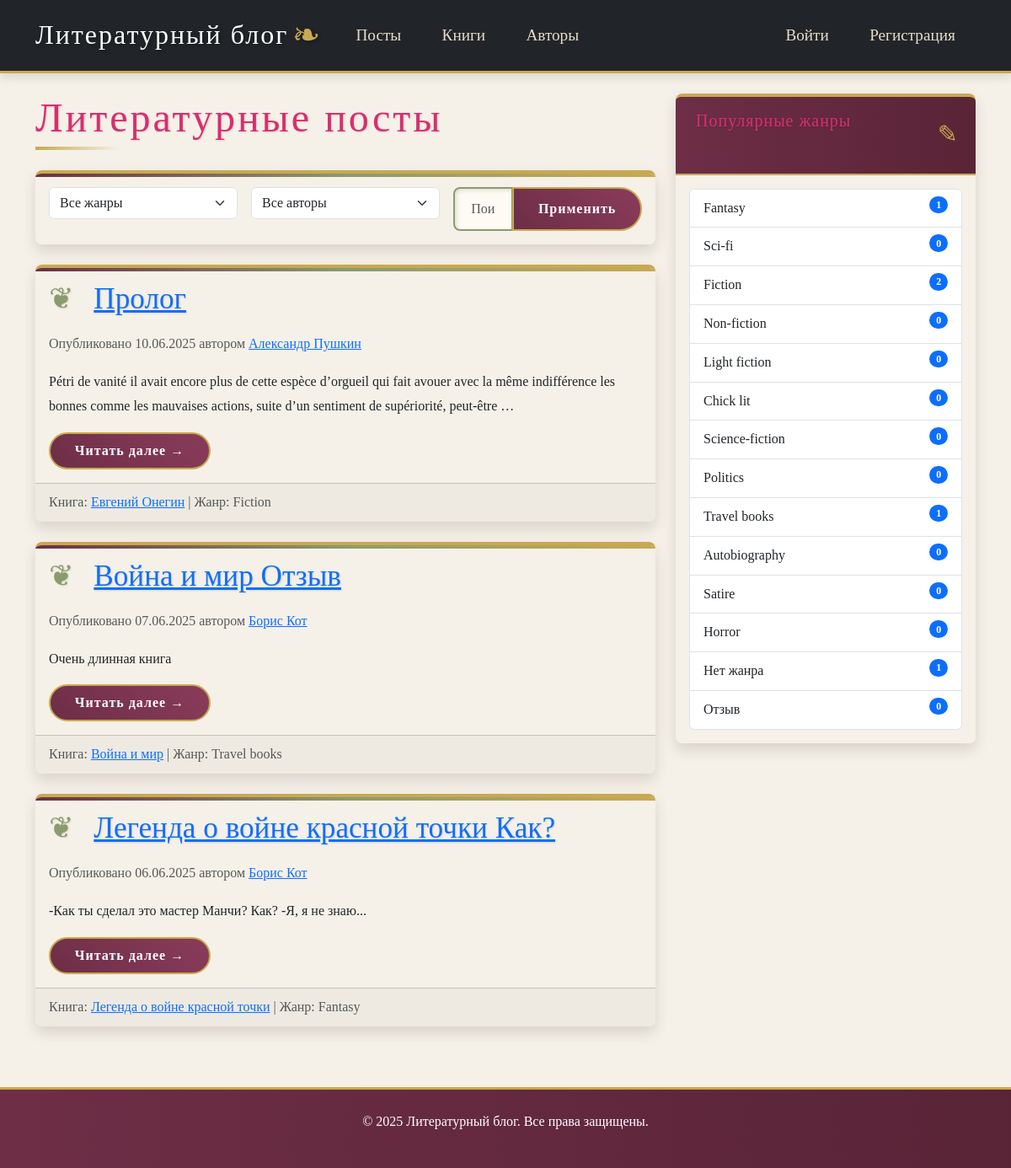
The page / on the database its author committed.
### literature/models.py (models this page shows, shortened)
class Post(models.Model):
    class Status(models.TextChoices):
        DRAFT = 'DF', 'Draft'
        PUBLISHED = 'PB', 'Published'
        ARCHIVED = 'AR', 'Archived'
    title = models.CharField(max_length=250)
    slug = models.SlugField(max_length=250, unique_for_date='publish')
    author = models.ForeignKey(User, on_delete=models.CASCADE, related_name='blog_posts')
    book = models.ForeignKey(Book, on_delete=models.CASCADE, related_name='posts')
    body = models.TextField(validators=[MinLengthValidator(10)])
    publish = models.DateTimeField(default=timezone.now)
    created = models.DateTimeField(auto_now_add=True)
    updated = models.DateTimeField(auto_now=True)
    status = models.CharField(max_length=2, choices=Status.choices, default=Status.DRAFT)
    class Meta:
        ordering = ['-publish']
        indexes = [models.Index(fields=['-publish']),]

class Book(models.Model):
    title = models.CharField(max_length=200)
    author = models.ForeignKey(Author, on_delete=models.CASCADE, related_name='books')
    genre = models.ForeignKey(Genre, on_delete=models.SET_NULL, null=True, related_name='books')
    published_date = models.DateField()
    description = models.TextField()
    cover = models.ImageField(upload_to='book_covers/', blank=True)

class Author(models.Model):
    user = models.OneToOneField(User, on_delete=models.CASCADE, related_name='author_profile')
    bio = models.TextField()
    birth_date = models.DateField(null=True, blank=True)
    photo = models.ImageField(upload_to='authors/', blank=True)

class Genre(models.Model):
    name = models.CharField(max_length=100, unique=True)
    description = models.TextField(blank=True)

### literature/views.py (the view)
# urls.py: path('', views.PostListView.as_view(), name='post_list'),
class PostListView(ListView):
    model = Post
    template_name = 'literature/post/list.html'
    context_object_name = 'posts'
    paginate_by = 5
    def get_queryset(self):
        queryset = super().get_queryset().filter(status='PB')
        genre_slug = self.request.GET.get('genre')
        if genre_slug:
            queryset = queryset.filter(book__genre__name=genre_slug)
        author_id = self.request.GET.get('author')
        if author_id:
            queryset = queryset.filter(book__author__id=author_id)
        search_query = self.request.GET.get('search')
        if search_query:
            queryset = queryset.filter(
                models.Q(title__icontains=search_query) |
                models.Q(body__icontains=search_query) |
                models.Q(book__title__icontains=search_query)  # Добавлено
            )
        return queryset.order_by('-publish')
    def get_context_data(self, **kwargs):
        context = super().get_context_data(**kwargs)
        context['genres'] = Genre.objects.all()
        context['authors'] = Author.objects.all()
        return context

### literature/templates/literature/post/list.html (shortened to what this page needs)
{% extends "literature/base.html" %}
{% block content %}
<div class="row">
    <div class="col-md-8">
        <h1 class="mb-4">Литературные посты</h1>
        <div class="card mb-4">
            <div class="card-body">
                <form method="get" class="row g-3">
                    <div class="col-md-4">
                        <select name="genre" class="form-select">
                            <option value="">Все жанры</option>
                        </select>
                    </div>
                    <div class="col-md-4">
                        <select name="author" class="form-select">
                            <option value="">Все авторы</option>
                        </select>
                    </div>
                    <div class="col-md-4">
                        <div class="input-group">
                            <input type="text" name="search" class="form-control"
                                placeholder="Поиск по названию, содержанию или книге..."
                                value="{{ request.GET.search }}">
                            <button type="submit" class="btn btn-primary">Применить</button>
                        </div>
                    </div>
                </form>
            </div>
        </div>
        {% for post in posts %}
            <div class="card mb-4">
                <div class="card-body">
                    <h2 class="card-title">
                         <a href="{% url 'literature:post_detail' post.pk %}">{{ post.title }}</a>
                    </h2>
                    <p class="text-muted">
                        Опубликовано {{ post.publish|date:"d.m.Y" }} автором
                        <a href="{% url 'literature:author_detail' post.book.author.pk %}">
                            {{ post.book.author.user.get_full_name }}
                        </a>
                    </p>
                    <p class="card-text">{{ post.body|truncatewords:30|linebreaks }}</p>
                    <a href="{% url 'literature:post_detail' post.pk %}" class="btn btn-primary">Читать далее →</a>
                </div>
                <div class="card-footer text-muted">
                    Книга: <a href="{% url 'literature:book_detail' post.book.pk %}">{{ post.book.title }}</a> |
                    Жанр: {{ post.book.genre.name }}
                </div>
            </div>
        {% empty %}
            <div class="alert alert-info">Посты не найдены.</div>
        {% endfor %}
    </div>
    <div class="col-md-4">
        <div class="card mb-4">
            <div class="card-header">
                <h5>Популярные жанры</h5>
            </div>
            <div class="card-body">
                <div class="list-group">
                    {% for genre in genres %}
                        <a href="?genre={{ genre.name }}" class="list-group-item list-group-item-action">
                            {{ genre.name }} <span class="badge bg-primary rounded-pill float-end">{{ genre.books.count }}</span>
                        </a>
                    {% endfor %}
                </div>
            </div>
        </div>
    </div>
</div>
{% endblock %}

### literature/static/literature/css/styles.css (style rules this page uses)
:root { --parchment: #f5f1e8; --ink: #3a2e22; --gold: #c8a951; --burgundy: #6d2e46; --sage: #8a9b6e; --shadow: rgba(58, 46, 34, 0.15); }
body { font-family: 'Bookish', Georgia, serif; line-height: 1.8; color: var(--ink); background-color: var(--parchment); background-image: url('paper-texture.png'); padding-top: 0; position: relative; overflow-x: hidden; }
body::before { content: ""; position: fixed; top: 0; left: 0; width: 100%; height: 100%; background-image: url('ink-splatter.png'); background-size: 30%; background-position: right bottom; background-repeat: no-repeat; opacity: 0.05; z-index: -1; }
.card { border: none; border-radius: 8px; overflow: hidden; box-shadow: 0 8px 16px var(--shadow); background-color: rgba(245, 241, 232, 0.85); transition: transform 0.4s ease, box-shadow 0.4s ease; position: relative; margin-bottom: 2rem; border-top: 4px solid var(--gold); }
.card::before { content: ""; position: absolute; top: 0; left: 0; right: 0; height: 4px; background: linear-gradient(90deg, var(--burgundy), var(--sage), var(--gold)); }
.card-header { background: linear-gradient(to right, var(--burgundy), #5a2437); color: #f8f3e6; font-family: 'Scroll', cursive; font-size: 1.5rem; letter-spacing: 1px; border-bottom: 2px solid var(--gold); position: relative; padding: 1rem 1.5rem; }
.card-header::after { content: "✎"; position: absolute; right: 20px; top: 50%; transform: translateY(-50%); color: var(--gold); font-size: 1.8rem; }
.btn { border-radius: 30px; padding: 0.5rem 1.8rem; font-weight: bold; transition: all 0.3s ease; position: relative; overflow: hidden; border: 2px solid transparent; font-family: 'Scroll', cursive; letter-spacing: 1px; }
.btn::before { content: ""; position: absolute; top: 0; left: 0; width: 100%; height: 100%; background: rgba(255, 255, 255, 0.1); transform: translateX(-100%); transition: transform 0.3s ease; }
.btn-primary { background: linear-gradient(45deg, var(--burgundy), #8a3c5a); border-color: var(--gold); }
h1, h2, h3, h4, h5, h6 { font-family: 'Scroll', cursive; color: #d82e70;; text-shadow: 1px 1px 2px var(--shadow); position: relative; padding-bottom: 10px; margin-bottom: 25px; }
h1 { font-size: 3rem; letter-spacing: 3px; }
h1::after { content: ""; position: absolute; bottom: 0; left: 0; width: 100px; height: 4px; background: linear-gradient(90deg, var(--gold), transparent); }
h2 { font-size: 2.2rem; }
h2::before { content: "❦"; margin-right: 15px; color: var(--sage); }
.form-control { background-color: rgba(255, 253, 247, 0.8); border: 2px solid var(--sage); border-radius: 8px; padding: 0.75rem 1.2rem; font-family: 'Bookish', Georgia, serif; transition: all 0.3s ease; box-shadow: inset 2px 2px 5px var(--shadow); }
.card, .comment, .book-cover, .author-photo { animation: fadeIn 0.6s ease forwards; }

### rows shown on the page
Post: title "Пролог", publish "10.06.2025", book.author.user.get_full_name "Александр Пушкин", body "Pétri de vanité il avait encore plus de cette espèce d’orgueil qui fait avouer avec la même indifférence les bonnes comme les mauvaises actions, suite d’un sentiment de supériorité, peut-être …", book "Евгений Онегин", book.genre.name "Fiction"
Post: title "Война и мир Отзыв", publish "07.06.2025", book.author.user.get_full_name "Борис Кот", body "Очень длинная книга", book "Война и мир", book.genre.name "Travel books"
Post: title "Легенда о войне красной точки Как?", publish "06.06.2025", book.author.user.get_full_name "Борис Кот", body "-Как ты сделал это мастер Манчи? Как? -Я, я не знаю...", book "Легенда о войне красной точки", book.genre.name "Fantasy"
Genre: name "Fantasy", books.count "1"
Genre: name "Sci-fi", books.count "0"
Genre: name "Fiction", books.count "2"
Genre: name "Non-fiction", books.count "0"
Genre: name "Light fiction", books.count "0"
Genre: name "Chick lit", books.count "0"
Genre: name "Science-fiction", books.count "0"
Genre: name "Politics", books.count "0"
Genre: name "Travel books", books.count "1"
Genre: name "Autobiography", books.count "0"
Genre: name "Satire", books.count "0"
Genre: name "Horror", books.count "0"
Genre: name "Нет жанра", books.count "1"
Genre: name "Отзыв", books.count "0"
